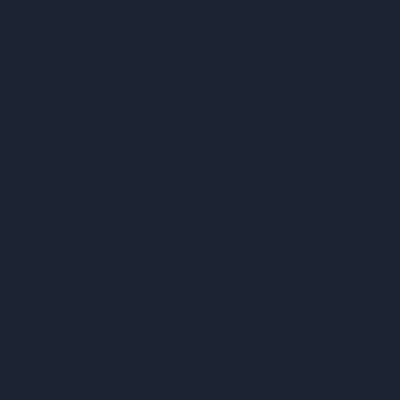
Frame 1 (no input)
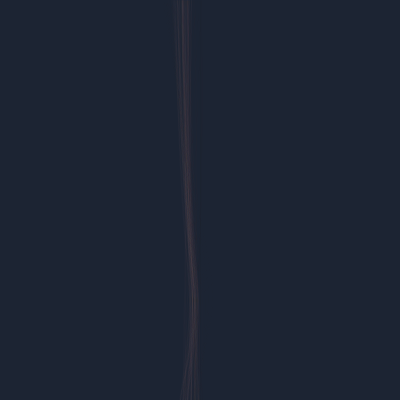
Frame 60 (the mouse pressed at the canvas centre just before this capture)
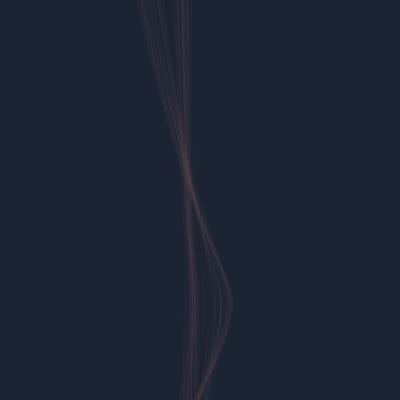
Frame 120 (the mouse held since frame 60 and released just before this capture)

The Processing sketch that drew these frames (run headless with seeded random() and noise(); from frame 60 on, the mouse is pressed at the canvas centre):

// Processing sketch: processing_26203
// ── processing_26203.pde

int N = 5;
float[] freqs = {200,200,200,200,200};
 
void setup(){
  size(400,400);
  background(#1c2433);
  colorMode(HSB,255);
}
 
void draw(){
   
  noFill();
  stroke(int(20*abs(sin(frameCount/200.))),100,int(200*abs(sin(frameCount/20.))),8);
   
  float h = height/(N-1);
   
  beginShape();
  vertex(freqs[0], 0);
   
  freqs[0] += random(8) -4;
  for(int i=1; i<N; i++){
    curveVertex(freqs[i], h*i);
    freqs[i] += random(8) -4;
  }
   
  curveVertex(freqs[N-1], height);
   
  endShape();
}
